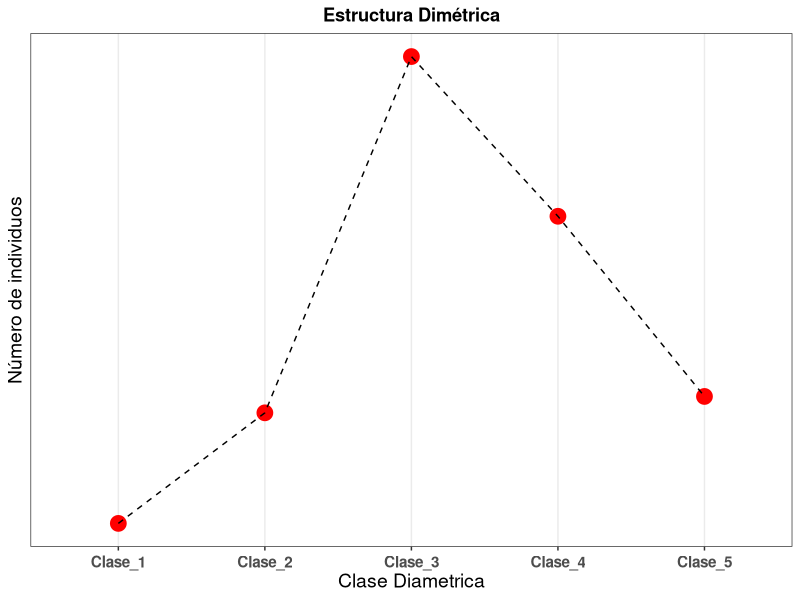

R code for this plot:
## ---- chunk 1
knitr::opts_chunk$set(collapse = TRUE)
library(tidyverse)
library(knitr)
library(vegan)
library(here)
data("BCI")
## ---- chunk 2
#install.packages("tidyverse")
#install.packages("knitr")
library(tidyverse)
library(knitr)
## ---- chunk 3
a <- BCI %>%
  as_tibble() %>%
  rownames_to_column("parcela") %>%
  gather(especies, abundancea,-parcela) %>% 
  filter(abundancea != 0) %>% 
  as.data.frame()


data <- data_frame(especies = rep(a$especies, a$abundancea),
                   parcela = rep(a$parcela, a$abundancea))  %>% 
  mutate(dap = runif(length(especies), min = 10, max = 60),
         a_basal = runif(length(especies), min = 79.2, max = 2900)) %>% 
  select(parcela, especies, dap, a_basal) %>% 
  group_by(parcela) %>% 
  arrange(parcela) %>% 
  ungroup()
## ---- chunk 4
head(data) %>% kable(
  col.names = c("Parcela", "Especie", "DAP",
                "Area basal"))
## ---- chunk 5
dim(data)
## ---- chunk 6
head(data)
## ---- chunk 7
tail(data)

## ---- chunk 8
data[which(data$parcela == 1),]
## ---- chunk 9
data %>% filter(parcela == 1)
## ---- chunk 10
data %>%
  group_by(especies) %>% 
  summarise(
  n_individuos = n(),# número de individuos de la especie "i".
  n_suplot = n_distinct(parcela),#número de sub parcelas en las que esta presente la especie.
  area_basal = sum(a_basal)# area basal total de la especie "i".
  ) %>% 
  head() %>% 
  kable(col.names = c("Especie", "Indi. por especie",
                      "Frecuencia", "Area basal"))
## ---- chunk 11
data %>%
  group_by(especies) %>% 
  summarise(n_individuos = n(),
            n_suplot = n_distinct(parcela),
            area_basal = sum(a_basal)) %>% 
  mutate(dens_rela = (n_individuos/sum(n_individuos))*100,
         frec_rela = (n_suplot/ sum(n_suplot))*100,
         dom_rela = (area_basal/sum(area_basal))*100) %>% 
  rowwise() %>% 
  mutate(ivi = (sum(dens_rela, frec_rela, dom_rela)/3)) %>% 
  arrange(desc(ivi)) %>% 
  select(-c(2:4)) %>% 
  head(n = 10) %>% 
  kable(col.names = c("Especie", "DR",
                      "FR", "DmR", "IVI"))
## ---- chunk 12
data %>% summarise(Dap_min = min(dap),
                   Dap_max = max(dap),
                   Ramgo = Dap_max - Dap_min) %>% 
  kable()
## ---- chunk 13
data_frame(Intervalo = c("10 - 20", "20 - 30", "30 - 40", 
                         "40 - 50", "50 - 60", "..."),
           Clase = c("Clase 1", "Clase 2", "Clase 3",
                     "Clase 4", "Clase 5", "Clase ...")) %>% 
  kable()
## ---- chunk 14
# Creamos un nuevo dataframe con la columna diam_class y la asignamos al objeto clase_diametrica.
clase_diametrica <- data %>% 
  mutate(
    diam_class = case_when(
      dap >= 10 & dap < 20 ~ "Clase_1",
      dap >= 20 & dap < 30 ~ "Clase_2",
      dap >= 30 & dap < 40 ~ "Clase_3",
      dap >= 40 & dap < 50 ~ "Clase_4",
      dap >= 50 & dap < 60 ~ "Clase_5",
      is.na(dap) ~ "sin DAP" ))

## Retorna las diez primeras observaciones del nuevo dataframe.
clase_diametrica %>% 
  head(n = 10) %>% 
  kable(col.names = c("Sub parcela","Especie", "DAP", "Area basal", "Clase diametrica"))
## ---- chunk 15
clase_diametrica %>%  
group_by(diam_class) %>% 
  summarise(min = min(dap),
            max = max(dap), 
            rango =max- min,
            n = n()) %>% 
  kable(col.names = c("Clase diametrica", "Min_DAP", "Max_DAP",
                      "Rango", "N_individuos"))
## ---- chunk 16
clase_diametrica %>%
  group_by(diam_class) %>% 
  summarise(min = min(dap),
            max = max(dap), 
            rango =max- min,
            n = n()) %>% 
  ggplot(aes(diam_class, n)) +
  geom_point(size = 5, color = "red")+
  geom_line(aes(c(1:5), n), linetype = "dashed")+
  theme_bw()+
  scale_y_continuous(breaks=seq(75,150,5))+
  theme(axis.text.x  = element_text(angle=0, vjust=0.5, 
                                    size=11, face = "bold"),
        axis.text.y.left  = element_text(angle = 0, vjust = .5,
                                         size = 11, face = "bold"), 
        axis.title.y = element_text(size = 14),
        axis.title.x = element_text(size = 14),
        plot.title = element_text(hjust = .5, face = "bold"))+
  labs(x = "Clase Diametrica", 
       y = "Número de individuos",
       title = "Estructura Dimétrica")

